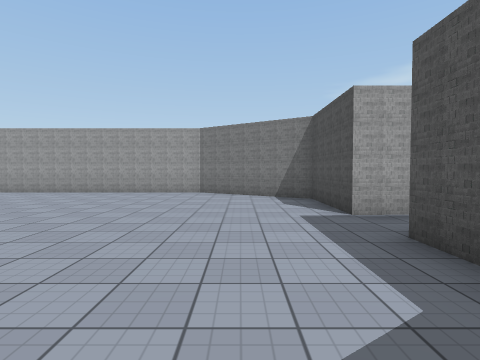
[1] (above)

19 first-person views from a walk through a scene from a Unity 3-D project. The camera is 1.4 m above the floor, tilts 2° down and sees 80° across. The floor is counted in squares, 2 m on a side. Each view is taken from the middle of a square. On the plan, view 1 faces up. The plan holds only what a view shows up to about 10 squares ahead; the rest is blank. The place goes on beyond the plan. The player is left out. Some surface patterns are stand-ins.

[2]
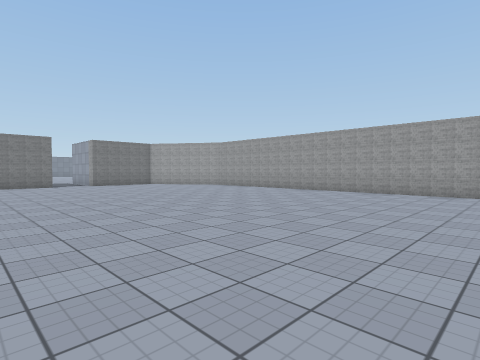

[3]
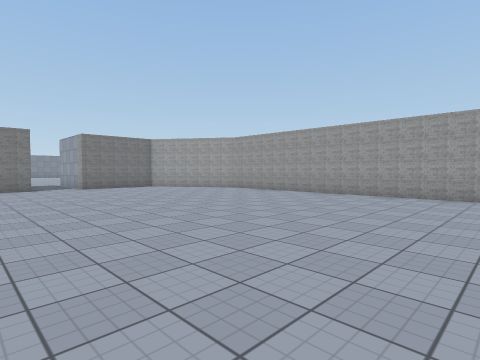

[4]
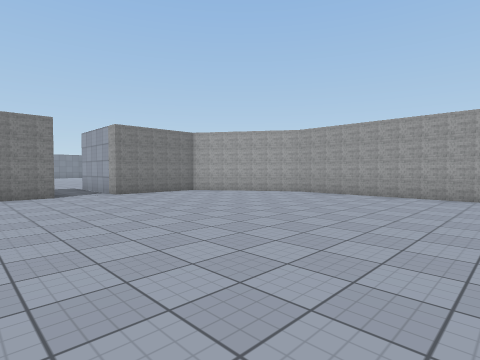

[5]
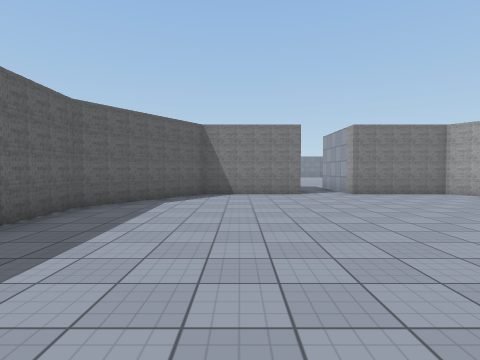

[6]
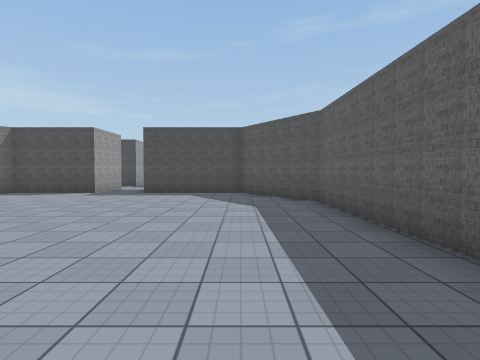

[7]
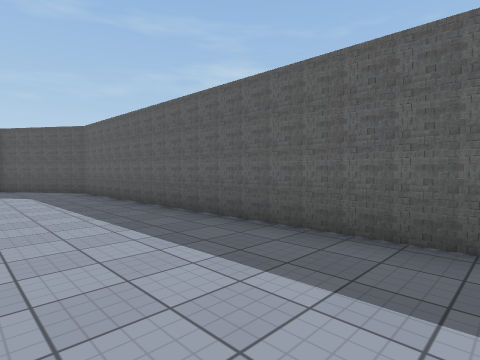

[8]
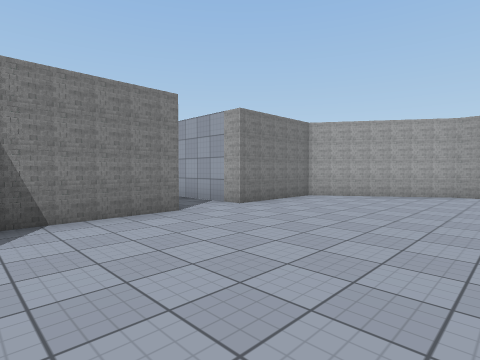

[9]
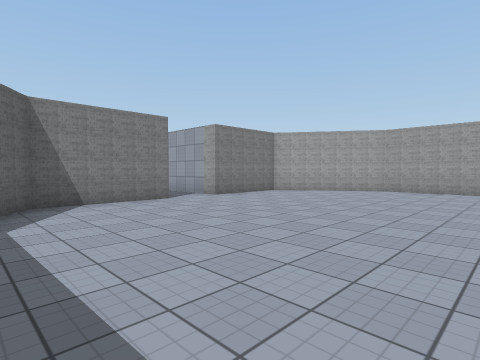

[10]
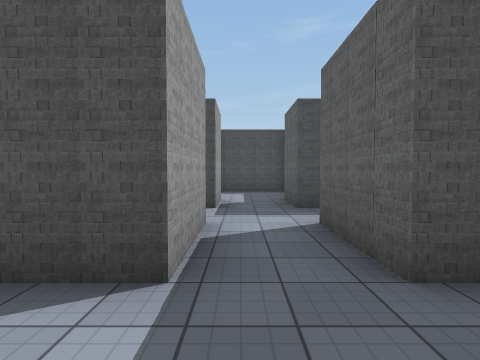

[11]
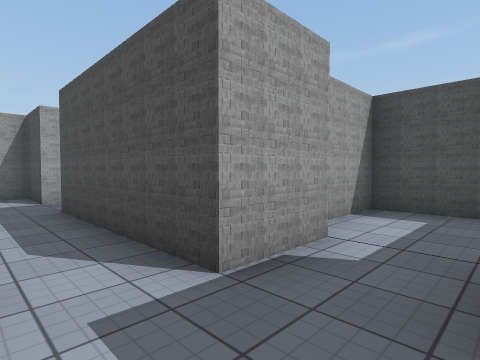

[12]
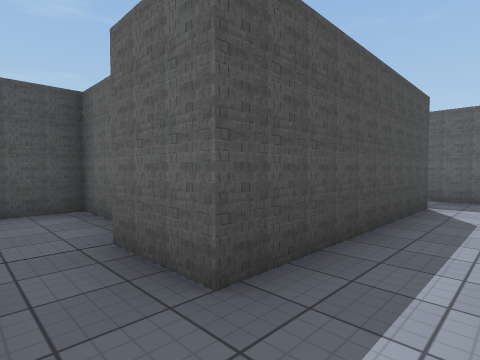

[13]
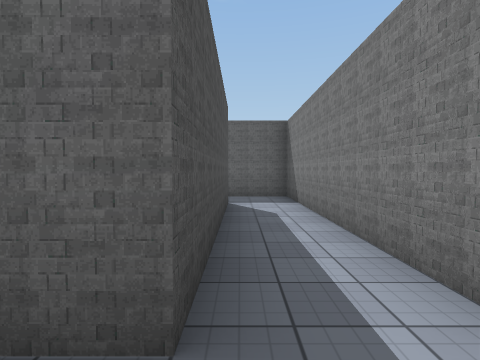

[14]
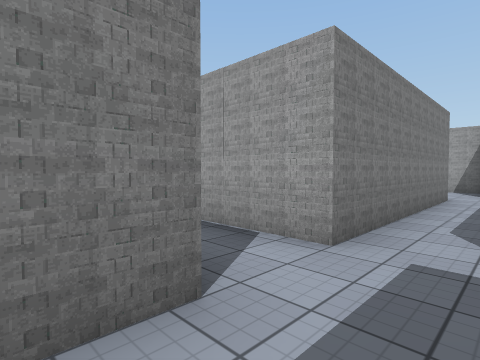

[15]
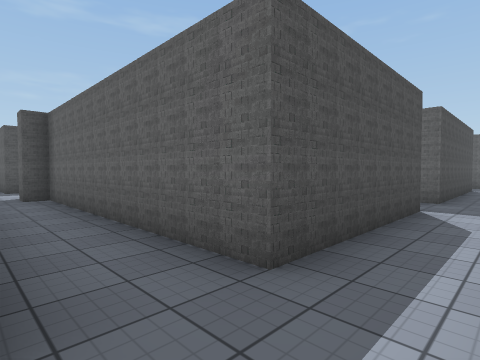

[16]
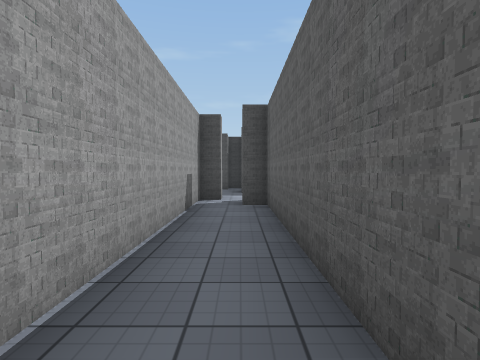

[17]
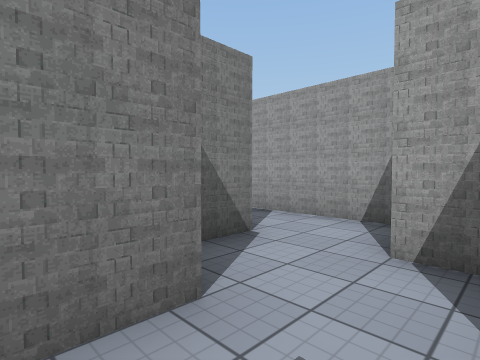

[18]
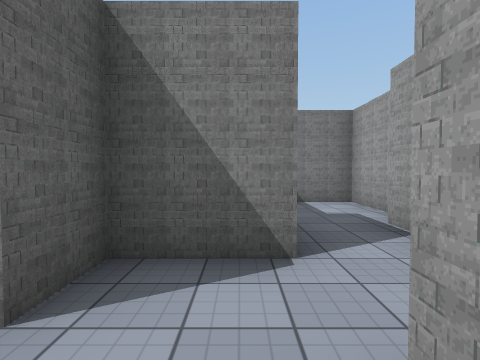

[19]
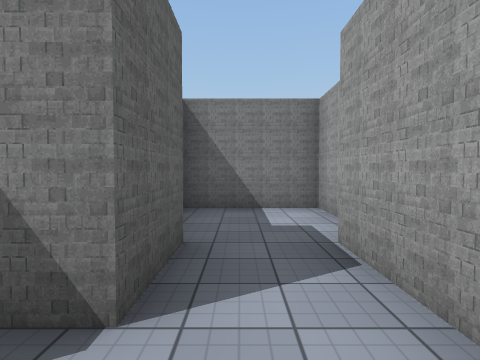

### Floor plan
Points are (right, up) in squares from view 1. A wall is a line through its corners. A room is listed if a view was taken in it or the views show most of it. See-through windows are left out.
Room 1 (views 1, 2, 3, 4, 5, 6, 7, 8, 9, 10)
walls: (1.8, 4.4) (1.8, 6.9) (-1.3, 8.9) (-11.2, 8.9) (-14.2, 7) (-14.2, 4.3); (-14.2, 2.9) (-14.2, -0.1) (-11.2, -2.1) (-0.7, -1.8) (1.8, -0.1) (1.8, 2.9)
ways out: opening at (2.5, 4) to room 2; opening at (-15, 3.5)
Room 2 (views 11, 12, 13, 14, 15, 16, 17, 18, 19)
walls: (6.9, 4.4) (5.2, 4.4) (5.2, 8.4) (11.7, 8.4) (11.7, 8.9); (1.8, 2.9) (3.8, 2.9) (3.8, -3.6) (5.6, -3.6); (8, 2.4) (9.3, 2.4) (9.3, 4.9) (7.6, 4.9); (2.8, 11.5) (2.8, 10) (3.8, 10) (3.8, 4.4) (1.8, 4.4); (5.2, -2.1) (5.2, 2.9) (6.7, 2.9); (4.1, 13) (2.4, 13); (12.5, 9.9) (5.2, 9.9) (5.2, 11.5) (4.2, 11.5)
ways out: opening at (2.5, 4) to room 1; opening at (2, 12)

Positions as (right, up) in squares from view 1, and headings:
1: (0, 0), facing up
2: (-1, 0), facing up-left
3: (-3, 1), facing up-left
4: (-6, 1), facing up-left
5: (-6, 1), facing left
6: (-7, 0), facing right
7: (-10, 1), facing down-right
8: (-10, 0), facing up-left
9: (-8, -1), facing up-left
10: (0, 4), facing right
11: (4, 3), facing up-right
12: (4, 4), facing down-right
13: (5, 4), facing down
14: (5, 2), facing up-left
15: (4, 10), facing down-right
16: (6, 9), facing right
17: (5, 9), facing up-left
18: (5, 11), facing left
19: (4, 12), facing left
